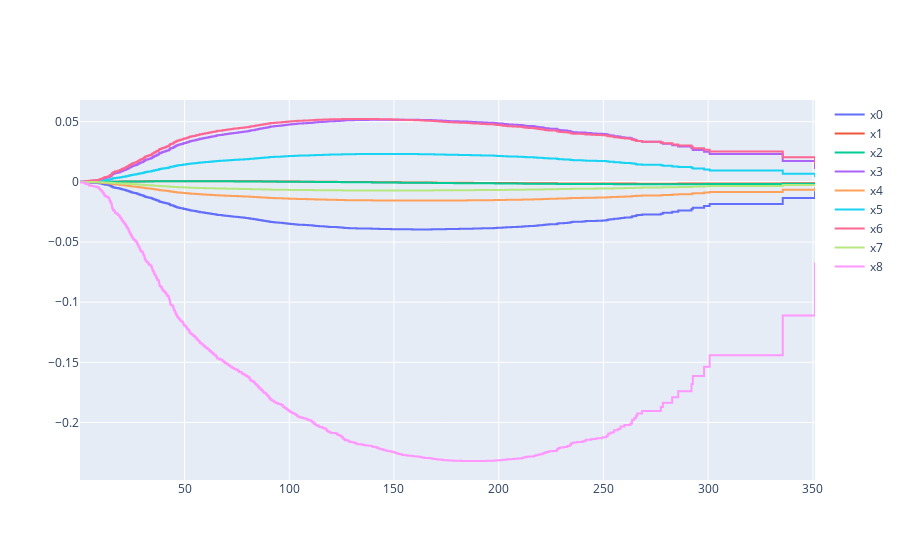

Write notebook code for a chart like this one.
### Code cell
cph_expl = SurvShapExplainer(cph, test_X, test_y)
cph_expl0 = cph_expl(test_X.iloc[[14]]).iloc[0]
plot_expl(cph_expl0)

### Figure 1 — Plotly figure (JSON) as saved in the notebook; plotly's stock layout.template omitted (floating-point values rounded to 4 significant figures; data arrays with more than 128 entries replaced by an {"elided": "..."} marker saying what was removed)
{"data": [{"line": {"shape": "hv"}, "mode": "lines", "name": "x0", "type": "scatter", "x": {"elided": "1371 float values"}, "y": {"elided": "1371 float values"}}, {"line": {"shape": "hv"}, "mode": "lines", "name": "x1", "type": "scatter", "x": {"elided": "1371 float values"}, "y": {"elided": "1371 float values"}}, {"line": {"shape": "hv"}, "mode": "lines", "name": "x2", "type": "scatter", "x": {"elided": "1371 float values"}, "y": {"elided": "1371 float values"}}, {"line": {"shape": "hv"}, "mode": "lines", "name": "x3", "type": "scatter", "x": {"elided": "1371 float values"}, "y": {"elided": "1371 float values"}}, {"line": {"shape": "hv"}, "mode": "lines", "name": "x4", "type": "scatter", "x": {"elided": "1371 float values"}, "y": {"elided": "1371 float values"}}, {"line": {"shape": "hv"}, "mode": "lines", "name": "x5", "type": "scatter", "x": {"elided": "1371 float values"}, "y": {"elided": "1371 float values"}}, {"line": {"shape": "hv"}, "mode": "lines", "name": "x6", "type": "scatter", "x": {"elided": "1371 float values"}, "y": {"elided": "1371 float values"}}, {"line": {"shape": "hv"}, "mode": "lines", "name": "x7", "type": "scatter", "x": {"elided": "1371 float values"}, "y": {"elided": "1371 float values"}}, {"line": {"shape": "hv"}, "mode": "lines", "name": "x8", "type": "scatter", "x": {"elided": "1371 float values"}, "y": {"elided": "1371 float values"}}], "layout": {}}
